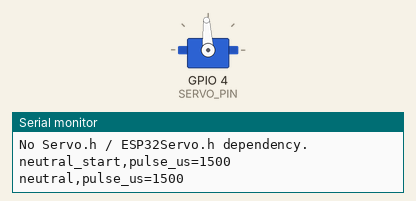
Recording of a sketch running on a simulated ESP32-C3. Parts: servo, the last lines printed to the serial monitor. Servo pulses on a pin are drawn as a servo (544–2400 µs = 0–180°).

Above: at 5.05 s.
At 21.1 s:
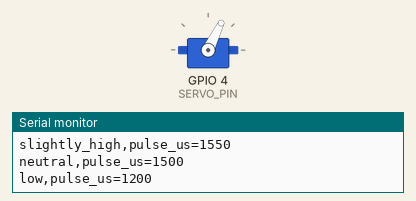
At 29.95 s:
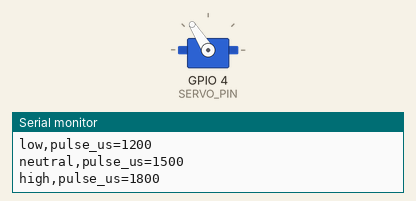
Timing chart, 0 to 44.0 s (numbered marks = the images above):
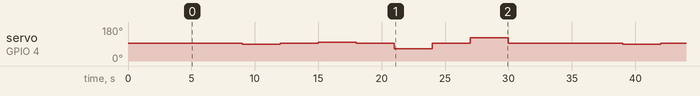

Measured:
- by itself, servo on GPIO 4 (SERVO_PIN): repeats every 30.0 s: 93° 3.0 s, 98° 3.0 s, 93° 3.0 s, 64° 3.0 s, 93° 3.0 s, 122° 3.0 s, 93° 9.0 s, 88° 3.0 s

The sketch:

esp32c3_a0090_servo_type_check_ledc.ino
```cpp
#include <Arduino.h>

#if defined(ESP_ARDUINO_VERSION_MAJOR)
#include <esp_arduino_version.h>
#endif

/*
  A0090 type check for ESP32-C3 using LEDC directly.

  This sketch does not use Servo.h or ESP32Servo.h.

  Wiring:
    Servo red          -> external 5 V +
    Servo brown/black  -> external 5 V GND
    ESP32-C3 GND      -> external 5 V GND
    Servo signal      -> SERVO_PIN
*/

static constexpr int SERVO_PIN = 4;
// static constexpr int SERVO_PIN = 5;

static constexpr int SERVO_FREQ_HZ = 50;
static constexpr int SERVO_RESOLUTION_BITS = 16;
static constexpr int SERVO_CHANNEL = 0;

static uint32_t pulseToDuty(int pulseUs) {
  const uint32_t maxDuty = (1UL << SERVO_RESOLUTION_BITS) - 1;
  const uint32_t periodUs = 1000000UL / SERVO_FREQ_HZ;
  return (uint32_t)((uint64_t)pulseUs * maxDuty / periodUs);
}

static void writePulse(int pulseUs) {
  uint32_t duty = pulseToDuty(pulseUs);
#if defined(ESP_ARDUINO_VERSION_MAJOR) && ESP_ARDUINO_VERSION_MAJOR >= 3
  ledcWrite(SERVO_PIN, duty);
#else
  ledcWrite(SERVO_CHANNEL, duty);
#endif
}

static void setupServoPwm() {
#if defined(ESP_ARDUINO_VERSION_MAJOR) && ESP_ARDUINO_VERSION_MAJOR >= 3
  ledcAttach(SERVO_PIN, SERVO_FREQ_HZ, SERVO_RESOLUTION_BITS);
#else
  ledcSetup(SERVO_CHANNEL, SERVO_FREQ_HZ, SERVO_RESOLUTION_BITS);
  ledcAttachPin(SERVO_PIN, SERVO_CHANNEL);
#endif
}

static void holdPulse(const char *label, int pulseUs, int holdMs) {
  Serial.print(label);
  Serial.print(",pulse_us=");
  Serial.println(pulseUs);
  writePulse(pulseUs);
  delay(holdMs);
}

void setup() {
  Serial.begin(115200);
  delay(1000);

  setupServoPwm();
  Serial.println("A0090 servo type check with LEDC");
  Serial.println("No Servo.h / ESP32Servo.h dependency.");

  holdPulse("neutral_start", 1500, 4000);
}

void loop() {
  holdPulse("neutral", 1500, 4000);
  holdPulse("slightly_low", 1450, 3000);
  holdPulse("neutral", 1500, 3000);
  holdPulse("slightly_high", 1550, 3000);
  holdPulse("neutral", 1500, 3000);
  holdPulse("low", 1200, 3000);
  holdPulse("neutral", 1500, 3000);
  holdPulse("high", 1800, 3000);
  holdPulse("neutral", 1500, 5000);
}
```
